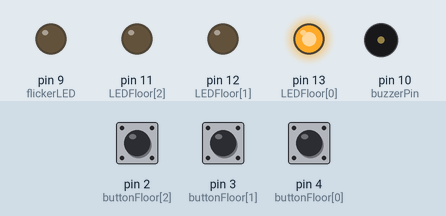
Simulated run of this sketch. Board: Arduino Uno, built with avr-gcc and run on an emulated ATmega328P. On the bench: output pins drawn as LEDs (lit = HIGH), buzzer (waves = sounding). Dashed ring = blinking. The test bench sets the inputs (shaded band); at power-on: pin 2 (buttonFloor[2]) HIGH, pin 4 (buttonFloor[0]) HIGH, pin 3 (buttonFloor[1]) HIGH.

Above: at 1.2 s.
1.3 s: pin 2 (buttonFloor[2]) pulled LOW for 0.15 s
At 1.45 s:
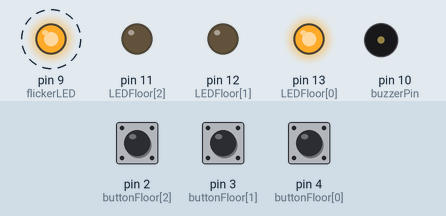
4.3 s: pin 4 (buttonFloor[0]) pulled LOW for 0.15 s
At 5.47 s:
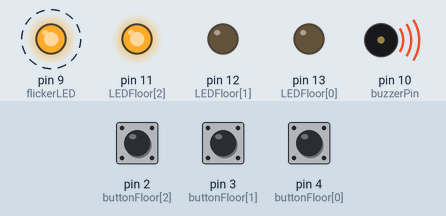
7.3 s: pin 3 (buttonFloor[1]) pulled LOW for 0.15 s
At 7.48 s:
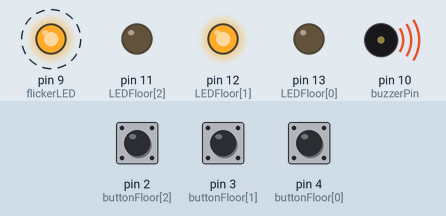
10.4 s: pin 2 (buttonFloor[2]) pulled LOW for 1 s
At 12.56 s:
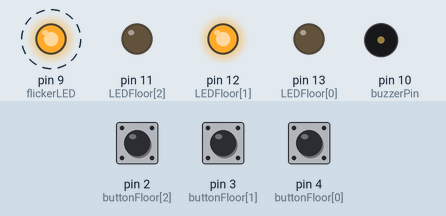
13.4 s: pin 4 (buttonFloor[0]) pulled LOW for 1 s
16.4 s: pin 2 (buttonFloor[2]) pulsed LOW 2 times (0.12 s each, 0.3 s apart)
Timing chart, 0 to 20.9 s (numbered marks = the images above; inputs shaded):
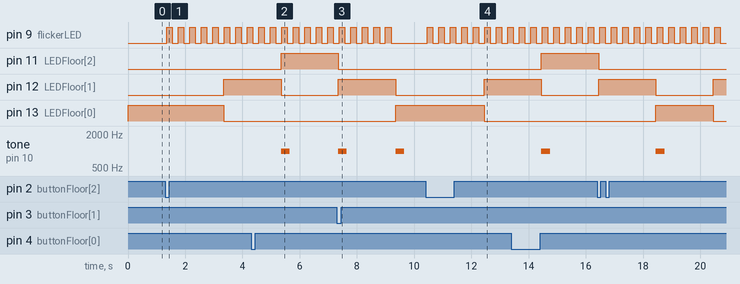

Measured:
- after the input at 1.3 s, pin 9 (flickerLED): alternates HIGH for 0.20 s and LOW for 0.20 s, starting after 0.05 s; pin 12 (LEDFloor[1]): LOW → HIGH after 2.1 s; pin 13 (LEDFloor[0]): HIGH → LOW after 2.1 s
- after the input at 10.4 s, pin 9 (flickerLED): alternates HIGH for 0.20 s and LOW for 0.20 s, starting after 0.05 s; pin 12 (LEDFloor[1]): LOW → HIGH after 2.1 s; pin 13 (LEDFloor[0]): HIGH → LOW after 2.1 s

The sketch:

Homework3.ino
```cpp
const int groundFloor = 0;
const int topFloor = 2;

const unsigned long debounceDelay = 50;
const int movingTime = 2000;

const unsigned long flickerDelay = 200;
const int flickerLED = 9;
unsigned long lastFlicker = 0;
bool flickerState = 0;

const int buzzerPin = 10;

const int buttonFloor[3] = {4, 3, 2};
const int LEDFloor[3] = {13, 12, 11};
byte readingFloor[3] = {LOW, LOW, LOW};
unsigned int lastDebounceTimeFloor[3] = {0, 0, 0};
byte buttonPressedFloor[3] = {LOW, LOW, LOW};
byte buttonStateFloor[3] = {LOW, LOW, LOW};
unsigned long lastButtonStateFloor[3]= {0, 0 , 0};

int elevator = groundFloor;

int state = 0;
unsigned long movingStartTime = 0;

void setup() {
  for(int i=0; i<3; i++){
    pinMode(buttonFloor[i], INPUT_PULLUP);
    pinMode(LEDFloor[i], OUTPUT);
  }
  digitalWrite(LEDFloor[elevator], HIGH);
  pinMode(flickerLED, OUTPUT);
  Serial.begin(9600);
}

void loop() {

// to make the LED flicker
  if( state == 1 || state == 2){ //elevator is moving
    if(millis() > lastFlicker + flickerDelay){
      flickerState= !flickerState;
      digitalWrite(flickerLED, flickerState);
      lastFlicker = millis();
    }
  }
// debounce
  readingFloor[0] = digitalRead(buttonFloor[0]);
  if (readingFloor[0] != lastButtonStateFloor[0]) {
    lastDebounceTimeFloor[0] = millis();
  }

  if ((millis() - lastDebounceTimeFloor[0]) > debounceDelay) {
    if (readingFloor[0] != buttonStateFloor[0]) {
      buttonStateFloor[0] = readingFloor[0];
      if (buttonStateFloor[0] == LOW) {
          buttonPressedFloor[0] = 1;
      }
    }
  }
  lastButtonStateFloor[0] = readingFloor[0];

  readingFloor[1] = digitalRead(buttonFloor[1]);
  if (readingFloor[1] != lastButtonStateFloor[1]) {
    lastDebounceTimeFloor[1] = millis();
  }

  if ((millis() - lastDebounceTimeFloor[1]) > debounceDelay) {
    if (readingFloor[1] != buttonStateFloor[1]) {
      buttonStateFloor[1] = readingFloor[1];
      if (buttonStateFloor[1] == LOW) {
          buttonPressedFloor[1] = 1;
      }
    }
  }
  lastButtonStateFloor[1] = readingFloor[1];

  readingFloor[2] = digitalRead(buttonFloor[2]);
  if (readingFloor[2] != lastButtonStateFloor[2]) {
    lastDebounceTimeFloor[2] = millis();
  }

  if ((millis() - lastDebounceTimeFloor[2]) > debounceDelay) {
    if (readingFloor[2] != buttonStateFloor[2]) {
      buttonStateFloor[2] = readingFloor[2];
      if (buttonStateFloor[2] == LOW) {
          buttonPressedFloor[2] = 1;
      }
    }
  }
  lastButtonStateFloor[2] = readingFloor[2];


  buttonPressedFloor[elevator] = 0;

//state = 0 => the elevator is stationary
//state = 1 => the elevator is going up
//state = 2 => the elevator is going down
switch(state){
  case 0:
        for(int i = 0; i <= topFloor; i++){
          if(buttonPressedFloor[i] == 1){
              movingStartTime = millis();
            if(i > elevator){
              state = 1;
            }else {
              state = 2;
            }
            i = topFloor + 1;
          }
        }
        break;

  case 1:
        if(millis() >= movingStartTime + movingTime){

          digitalWrite(LEDFloor[elevator], LOW);
          elevator++;
          digitalWrite(LEDFloor[elevator], HIGH);

          state = 0;
          if(buttonPressedFloor[elevator] == 1){
            tone(buzzerPin, 1000, 300);
          }
        }
        break;

  case  2:
      if(millis() >= movingStartTime + movingTime){

        digitalWrite(LEDFloor[elevator], LOW);
        elevator--;
        digitalWrite(LEDFloor[elevator], HIGH);

        state=0;
        if(buttonPressedFloor[elevator] == 1){
          tone(buzzerPin, 1000, 300);
        }
      }
      break;

  }
}
```
